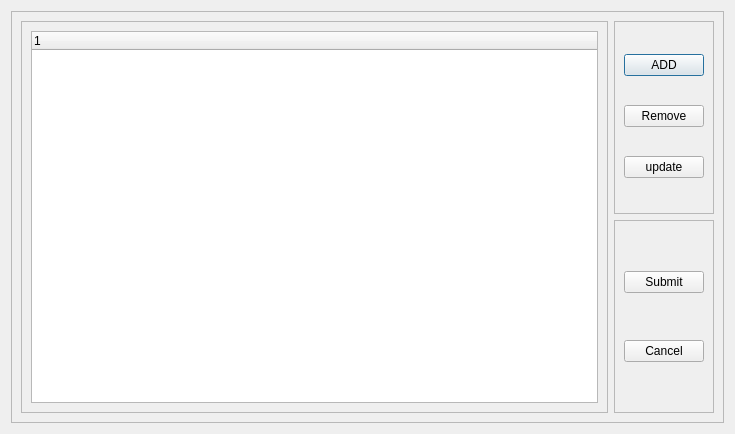
<?xml version="1.0" encoding="UTF-8"?>
<ui version="4.0">
 <class>Dialog</class>
 <widget class="QDialog" name="Dialog">
  <property name="geometry">
   <rect>
    <x>0</x>
    <y>0</y>
    <width>735</width>
    <height>434</height>
   </rect>
  </property>
  <property name="windowTitle">
   <string>Dialog</string>
  </property>
  <layout class="QGridLayout" name="gridLayout_5">
   <item row="0" column="0">
    <widget class="QFrame" name="frame">
     <property name="frameShape">
      <enum>QFrame::StyledPanel</enum>
     </property>
     <property name="frameShadow">
      <enum>QFrame::Raised</enum>
     </property>
     <layout class="QGridLayout" name="gridLayout_4">
      <item row="0" column="0" rowspan="2">
       <widget class="QFrame" name="frame_2">
        <property name="minimumSize">
         <size>
          <width>550</width>
          <height>380</height>
         </size>
        </property>
        <property name="frameShape">
         <enum>QFrame::StyledPanel</enum>
        </property>
        <property name="frameShadow">
         <enum>QFrame::Raised</enum>
        </property>
        <layout class="QGridLayout" name="gridLayout">
         <item row="0" column="0">
          <widget class="QTreeWidget" name="purchase_treeWidget">
           <column>
            <property name="text">
             <string notr="true">1</string>
            </property>
           </column>
          </widget>
         </item>
        </layout>
       </widget>
      </item>
      <item row="0" column="1">
       <widget class="QFrame" name="frame_3">
        <property name="frameShape">
         <enum>QFrame::StyledPanel</enum>
        </property>
        <property name="frameShadow">
         <enum>QFrame::Raised</enum>
        </property>
        <layout class="QGridLayout" name="gridLayout_2">
         <item row="0" column="0">
          <widget class="QPushButton" name="add_pushButton">
           <property name="cursor">
            <cursorShape>PointingHandCursor</cursorShape>
           </property>
           <property name="text">
            <string>ADD</string>
           </property>
          </widget>
         </item>
         <item row="1" column="0">
          <widget class="QPushButton" name="remove_pushButton">
           <property name="cursor">
            <cursorShape>PointingHandCursor</cursorShape>
           </property>
           <property name="text">
            <string>Remove</string>
           </property>
          </widget>
         </item>
         <item row="2" column="0">
          <widget class="QPushButton" name="update_pushButton">
           <property name="cursor">
            <cursorShape>PointingHandCursor</cursorShape>
           </property>
           <property name="text">
            <string>update</string>
           </property>
          </widget>
         </item>
        </layout>
       </widget>
      </item>
      <item row="1" column="1">
       <widget class="QFrame" name="frame_4">
        <property name="frameShape">
         <enum>QFrame::StyledPanel</enum>
        </property>
        <property name="frameShadow">
         <enum>QFrame::Raised</enum>
        </property>
        <layout class="QGridLayout" name="gridLayout_3">
         <item row="0" column="0">
          <widget class="QPushButton" name="submit_pushButton">
           <property name="cursor">
            <cursorShape>PointingHandCursor</cursorShape>
           </property>
           <property name="text">
            <string>Submit</string>
           </property>
          </widget>
         </item>
         <item row="1" column="0">
          <widget class="QPushButton" name="Cancel_purchase_Button">
           <property name="text">
            <string>Cancel</string>
           </property>
          </widget>
         </item>
        </layout>
       </widget>
      </item>
     </layout>
    </widget>
   </item>
  </layout>
 </widget>
 <resources/>
 <connections/>
</ui>
